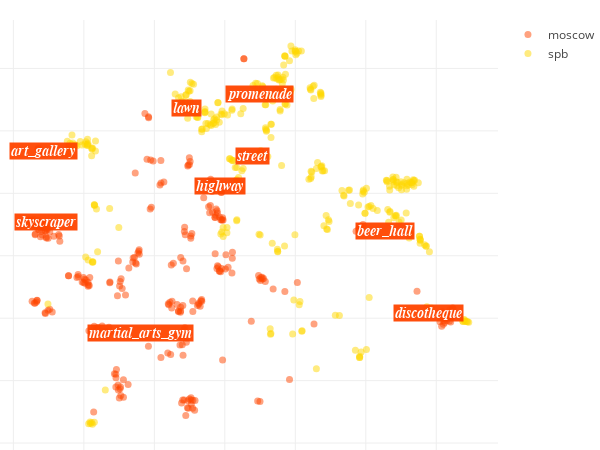

Here is the notebook cell this chart was saved with:
### Code cell
class LocationsScatterStyle:
    MARKER_OPACITY = 0.5
    MARKER_SIZE = 7
    PLOT_HEIGHT = 450
    PLOT_WIDTH = 600
    TARGET_COLOR = 'orangered'
    OPPOSITE_COLOR = 'gold'
    ANNOTATION_BACKGROUND = 'orangered'
    ANNOTATION_FONT_SIZE = 14
    ANNOTATION_OPACITY = 0.95
    ANNOTATION_FONT_COLOR = 'white'
    ANNOTATION_FONT_NAME = 'arial'
    MARGIN = dict(l=0, r=30, b=0, t=20)    

    
def locations_scatter_plot(locs_x, locs_y, 
                           opposite_locs_x,opposite_locs_y,
                          locs_labels, opposite_locs_labels):
    
    def create_scatter(x, y, colors, labels, name, size, opacity):
        return go.Scatter(x=x, y=y,
                          mode='markers',
                          hoverinfo='text', 
                          text=labels, name=name,
                          marker=dict(size=size, 
                                      color=colors,
                                      opacity=opacity))
    style = LocationsScatterStyle
    
    annotations = []
    
    for l, x, y in zip(tag_labels, 
                       [x[0] for x in tag_labels_coordinates], 
                       [x[1] for x in tag_labels_coordinates]):
        
        annotations.append(
            go.Annotation(x = x, y = y, 
                          xanchor="center",
                          showarrow=False, 
                          text="<i><b>{}".format(l),
                          opacity=style.ANNOTATION_OPACITY,
                          bgcolor=style.ANNOTATION_BACKGROUND,
                          font=dict(size=style.ANNOTATION_FONT_SIZE, 
                                    color=style.ANNOTATION_FONT_COLOR, 
                                    family=style.ANNOTATION_FONT_NAME)))
    
    data = [create_scatter(locs_x, locs_y, 
                           style.TARGET_COLOR, 
                           locs_labels, CITY,
                           style.MARKER_SIZE, 
                           style.MARKER_OPACITY),
            
            create_scatter(opposite_locs_x, opposite_locs_y, 
                           style.OPPOSITE_COLOR, 
                           opposite_locs_labels, 
                           opposite_city,
                           style.MARKER_SIZE, 
                           style.MARKER_OPACITY)]

    axis_style = dict(showticklabels=False, zeroline=False)
    
    layout = go.Layout(height=style.PLOT_HEIGHT, 
                       width=style.PLOT_WIDTH,
                       margin=style.MARGIN, 
                       hovermode='closest',
                       xaxis=axis_style, 
                       yaxis=axis_style)
    
    fig = go.Figure(data=data, layout=layout)
    fig['layout']['annotations'] = annotations
    py.iplot(fig, show_link=False)


locations_scatter_plot(np.array(visual_data[0])[indexes_target],
                       np.array(visual_data[1])[indexes_target], 
                       np.array(visual_data[0])[indexes_opposite],
                       np.array(visual_data[1])[indexes_opposite],
                       labels[indexes_target], labels[indexes_opposite])

### Figure 1 — Plotly figure (JSON) as saved in the notebook; plotly's stock layout.template omitted (floating-point values rounded to 4 significant figures; data arrays with more than 128 entries replaced by an {"elided": "..."} marker saying what was removed)
{"data": [{"hoverinfo": "text", "marker": {"color": "orangered", "opacity": 0.5, "size": 7}, "mode": "markers", "name": "moscow", "text": {"elided": "286 str values"}, "type": "scatter", "uid": "1f510786-3543-11e9-a484-3c15c2cf2370", "x": {"elided": "286 float values"}, "y": {"elided": "286 float values"}}, {"hoverinfo": "text", "marker": {"color": "gold", "opacity": 0.5, "size": 7}, "mode": "markers", "name": "spb", "text": {"elided": "340 str values"}, "type": "scatter", "uid": "1f511094-3543-11e9-a577-3c15c2cf2370", "x": {"elided": "340 float values"}, "y": {"elided": "340 float values"}}], "layout": {"annotations": [{"bgcolor": "orangered", "font": {"color": "white", "family": "arial", "size": 14}, "opacity": 0.95, "showarrow": false, "text": "<i><b>street", "x": 7.797, "xanchor": "center", "y": 32.01}, {"bgcolor": "orangered", "font": {"color": "white", "family": "arial", "size": 14}, "opacity": 0.95, "showarrow": false, "text": "<i><b>discotheque", "x": 57.79, "xanchor": "center", "y": -18.49}, {"bgcolor": "orangered", "font": {"color": "white", "family": "arial", "size": 14}, "opacity": 0.95, "showarrow": false, "text": "<i><b>promenade", "x": 9.749, "xanchor": "center", "y": 51.86}, {"bgcolor": "orangered", "font": {"color": "white", "family": "arial", "size": 14}, "opacity": 0.95, "showarrow": false, "text": "<i><b>art_gallery", "x": -51.44, "xanchor": "center", "y": 33.55}, {"bgcolor": "orangered", "font": {"color": "white", "family": "arial", "size": 14}, "opacity": 0.95, "showarrow": false, "text": "<i><b>beer_hall", "x": 45.31, "xanchor": "center", "y": 8.075}, {"bgcolor": "orangered", "font": {"color": "white", "family": "arial", "size": 14}, "opacity": 0.95, "showarrow": false, "text": "<i><b>skyscraper", "x": -50.87, "xanchor": "center", "y": 10.97}, {"bgcolor": "orangered", "font": {"color": "white", "family": "arial", "size": 14}, "opacity": 0.95, "showarrow": false, "text": "<i><b>lawn", "x": -10.91, "xanchor": "center", "y": 47.43}, {"bgcolor": "orangered", "font": {"color": "white", "family": "arial", "size": 14}, "opacity": 0.95, "showarrow": false, "text": "<i><b>highway", "x": -1.353, "xanchor": "center", "y": 22.26}, {"bgcolor": "orangered", "font": {"color": "white", "family": "arial", "size": 14}, "opacity": 0.95, "showarrow": false, "text": "<i><b>martial_arts_gym", "x": -24.01, "xanchor": "center", "y": -24.61}], "height": 450, "hovermode": "closest", "margin": {"b": 0, "l": 0, "r": 30, "t": 20}, "width": 600, "xaxis": {"showticklabels": false, "zeroline": false}, "yaxis": {"showticklabels": false, "zeroline": false}}}
